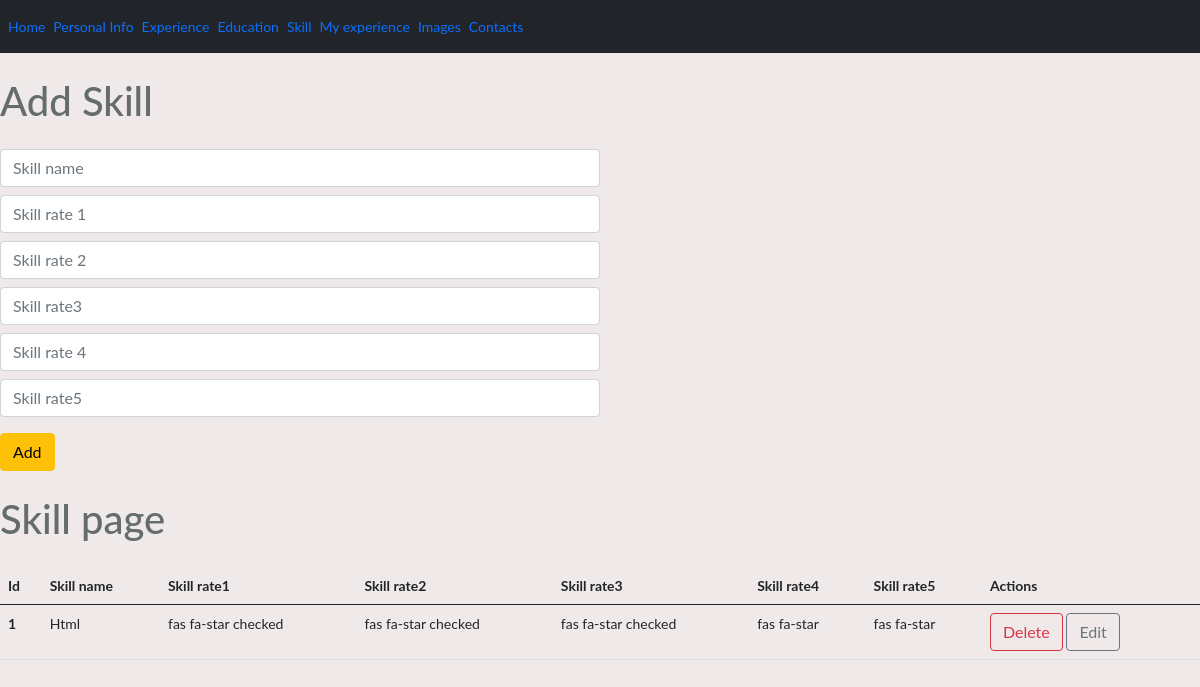
/admin/skill, run on an earlier commit of the app's database.
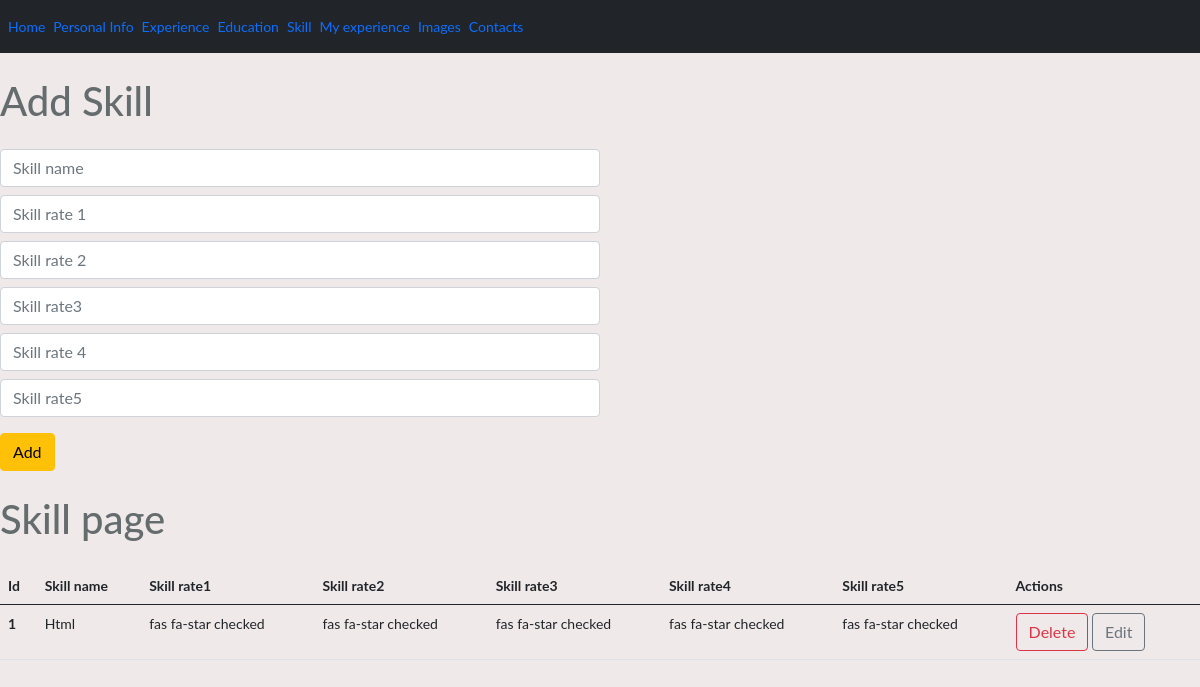
And on a later commit of the database.
### models.py (models this page shows)
class Skill(db.Model):
    id=db.Column(db.Integer,primary_key=True)
    skill_name=db.Column(db.String(50))
    skill_rate1=db.Column(db.String(50))
    skill_rate2=db.Column(db.String(50))
    skill_rate3=db.Column(db.String(50))
    skill_rate4=db.Column(db.String(50))
    skill_rate5=db.Column(db.String(50))

### controllers/admin/skill.py (the view, shortened to what this page needs)
@app.route('/admin/skill',methods=['GET','POST'])
def admin_skill_index():
    from run import db
    from models import Skill
    skills=Skill.query.all()
    return render_template('admin/skill.html',skills=skills)

### templates/admin/skill.html
{% extends "admin/base.html" %} {% block content %}
<h1 class="adminpage ml-4 mt-4">Add Skill</h1>
<form action="/admin/skill" method="POST" class="w-50 ml-4 mt-4">
  <input
    type="text"
    name="skill_name"
    class="form-control my-2"
    placeholder="Skill name"
  />
  <input
    type="text"
    name="skill_rate1"
    class="form-control my-2"
    placeholder="Skill rate 1"
  />
  <input
    type="text"
    name="skill_rate2"
    class="form-control my-2"
    placeholder="Skill rate 2"
  />
  <input
    type="text"
    name="skill_rate3"
    class="form-control my-2"
    placeholder="Skill rate3"
  />
  <input
    type="text"
    name="skill_rate4"
    class="form-control my-2"
    placeholder="Skill rate 4"
  />
  <input
    type="text"
    name="skill_rate5"
    class="form-control my-2"
    placeholder="Skill rate5"
  />
  <input type="submit" class="btn btn-warning my-2" value="Add" />
</form>
<h1 class="adminpage ml-4 mt-3">Skill page</h1>
<table class="table table-hover mt-4 ml-4">
  <thead>
    <tr>
      <th scope="col">Id</th>
      <th scope="col">Skill name</th>
      <th scope="col">Skill rate1</th>
      <th scope="col">Skill rate2</th>
      <th scope="col">Skill rate3</th>
      <th scope="col">Skill rate4</th>
      <th scope="col">Skill rate5</th>
      <th scope="col">Actions</th>
    </tr>
  </thead>
  <tbody>
    {% for skill in skills %}
    <tr>
      <th scope="row">{{skill.id}}</th>
      <td>{{skill.skill_name}}</td>
      <td>{{skill.skill_rate1}}</td>
      <td>{{skill.skill_rate2}}</td>
      <td>{{skill.skill_rate3}}</td>
      <td>{{skill.skill_rate4}}</td>
      <td>{{skill.skill_rate5}}</td>
      <td>
        <a href="/deleteskill/{{skill.id}}" class="btn btn-outline-danger"
          >Delete</a
        >
        <a href="/updateskill/{{skill.id}}" class="btn btn-outline-secondary"
          >Edit</a
        >
      </td>
    </tr>
    {% endfor %}
  </tbody>
</table>
{% endblock %}

What changed in the data, as far as the page shows it:
changed Skill "Html": skill_rate4 "fas fa-star" → "fas fa-star checked"; skill_rate5 "fas fa-star" → "fas fa-star checked"
